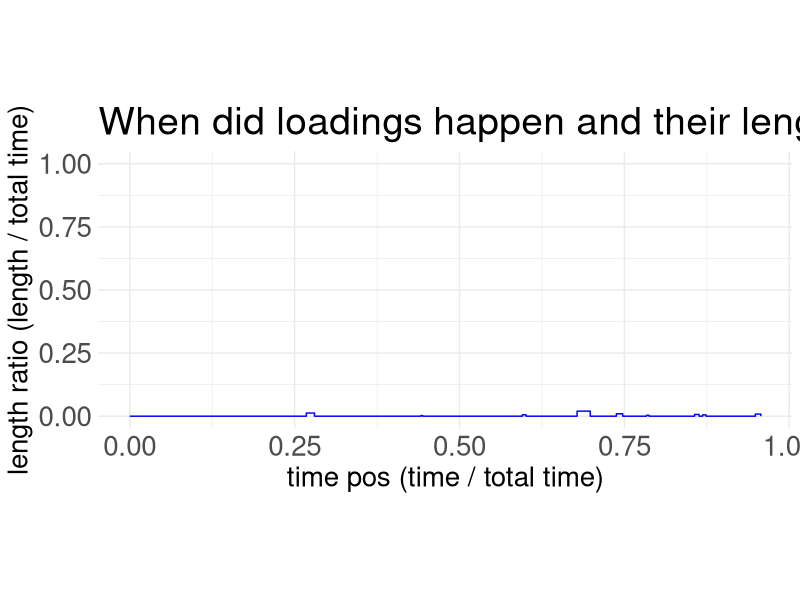
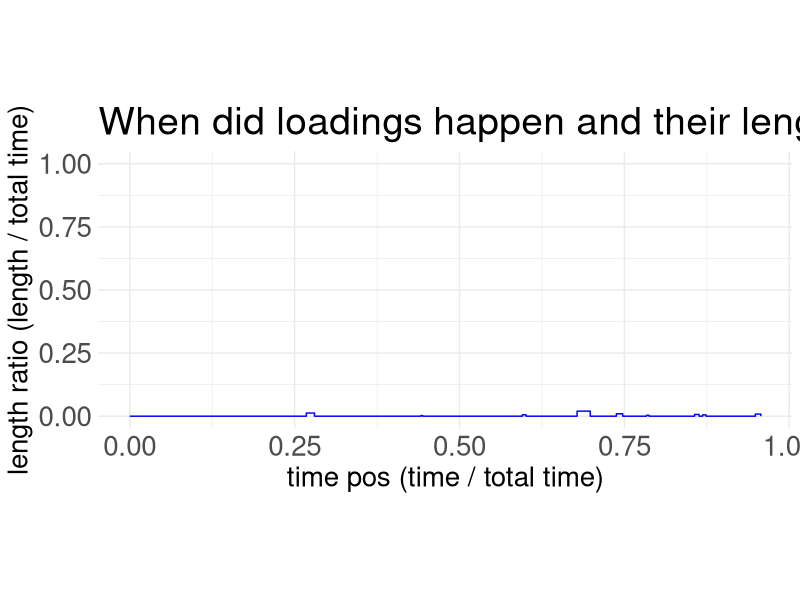

The R script that drew these images, in order:
# Install and load ggplot2 if not already installed
# install.packages("ggplot2")
library(ggplot2)
data <- data.frame(
  x_from = c(0, 0.267668, 0.280006, 0.441577, 0.444207, 0.595301, 0.600797, 0.678262, 0.698191, 0.737838, 0.747383, 0.783663, 0.787369, 0.856423, 0.863302, 0.868581, 0.873742, 0.948518, 0.956921),
  x_to = c(0.267668, 0.280006, 0.441577, 0.444207, 0.595301, 0.600797, 0.678262, 0.698191, 0.737838, 0.747383, 0.783663, 0.787369, 0.856423, 0.863302, 0.868581, 0.873742, 0.948518, 0.956921, 1.000000),
  f_x = c(0, 0.012338, 0, 0.002631, 0, 0.005495, 0, 0.019929, 0, 0.009544, 0, 0.003706, 0, 0.006880, 0, 0.005160, 0, 0.008403, 0)
)

# Set the width and height of the plot image
options(repr.plot.width=16)

# Create a step plot with colors using ggplot2
ggplot(data, aes(x = x_from, y = f_x)) +
  geom_step(direction = "hv", linetype = "solid", color = "blue") +
  labs(x = "time pos (time / total time)", y = "length ratio (length / total time)", title = "When did loadings happen and their length ratios (length / total time)") +
  theme_minimal() +
  theme(aspect.ratio = 2/5) +
  theme(plot.title = element_text(size = 28),
        axis.text = element_text(size = 20),  # Adjusts the size of axis labels
        axis.title = element_text(size = 20)  # Adjusts the size of axis titles)
        ) +
  coord_cartesian(ylim = c(0, 1))

# Save the plot into a png
ggsave("loading_times.png", width = 10, height = 2.5)  # Adjust width and height as needed
